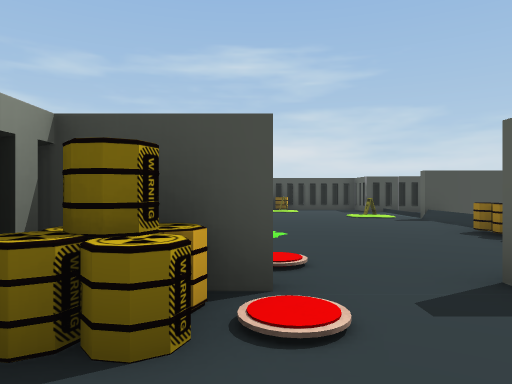
view 1 (above)

13 first-person views from a walk through a Unity game level. The camera is 1.4 m above the floor, looks level and sees 70° across. The floor is counted in squares, 2 m on a side. Each view is taken from the middle of a square. On the plan, view 1 faces up. The plan holds only what a view shows up to about 11 squares ahead; the rest is blank. The player character is not drawn. Door leaves are left out, so doorways stand open.

view 2
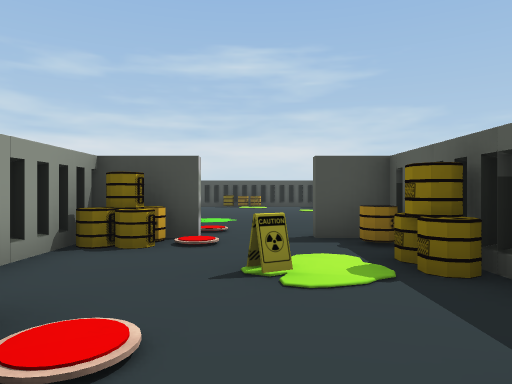

view 3
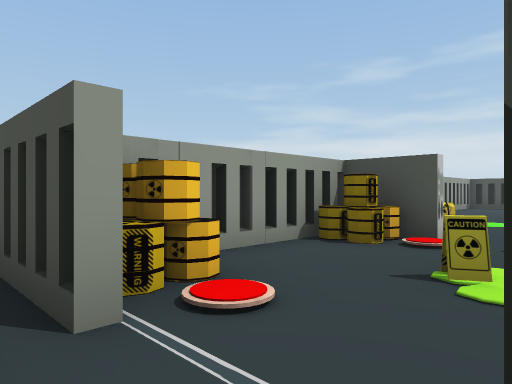

view 4
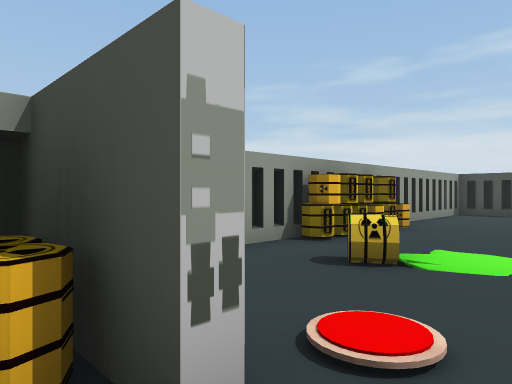

view 5
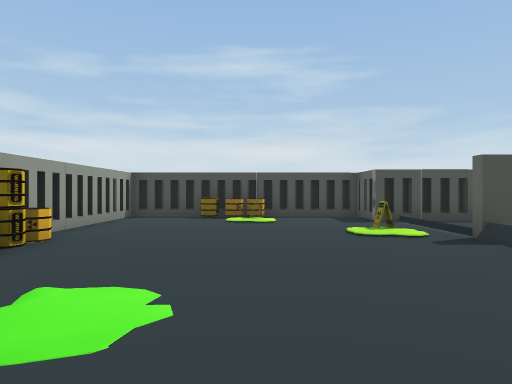

view 6
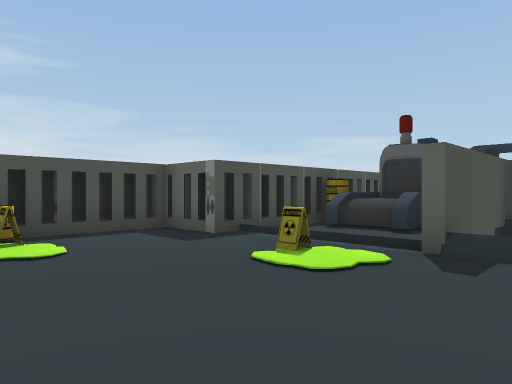

view 7
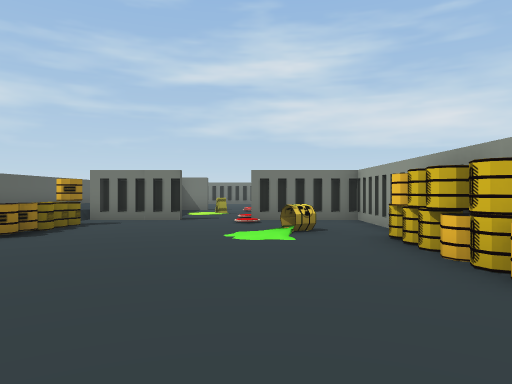

view 8
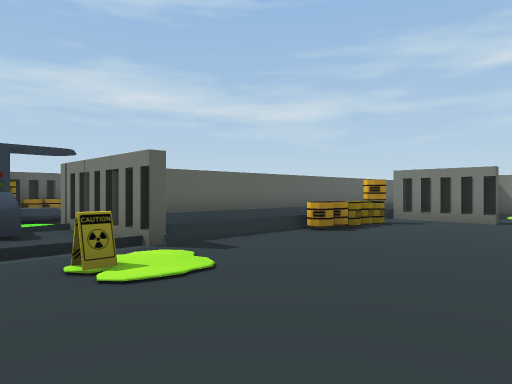

view 9
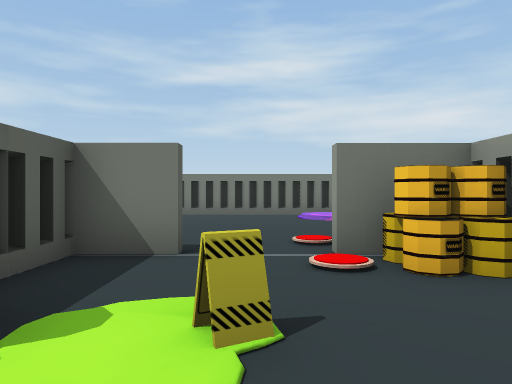

view 10
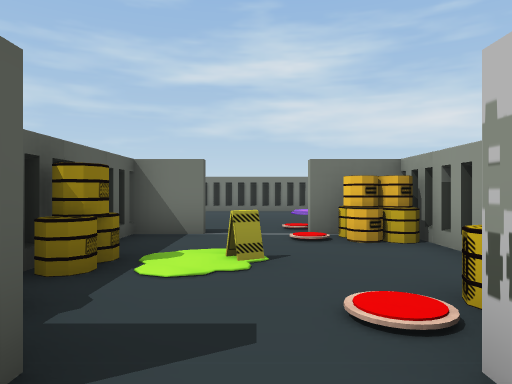

view 11
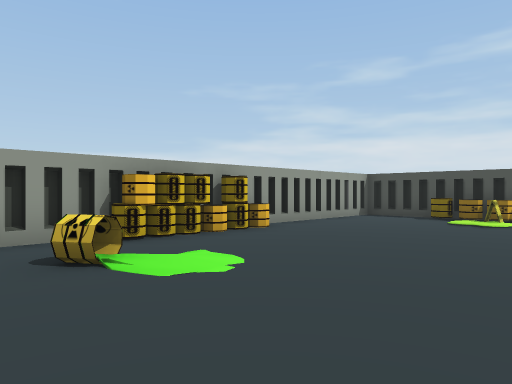

view 12
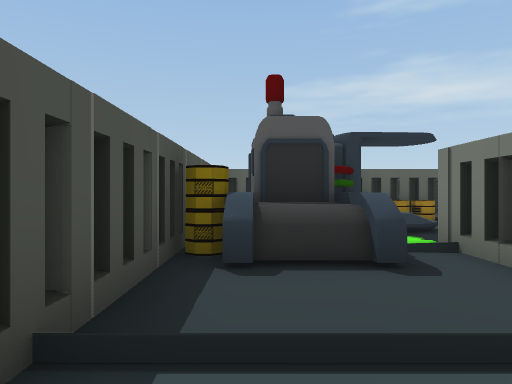

view 13
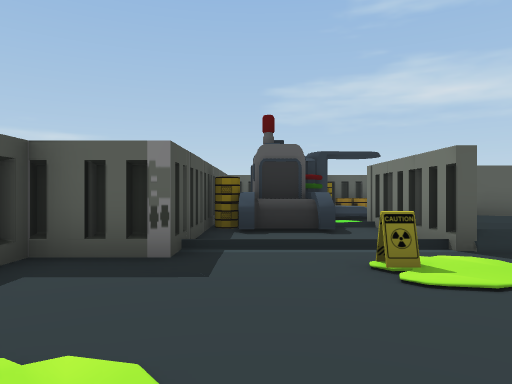

### Floor plan
Ten units are one square. View 1 is at (0, 0); x grows to the right and y downward. Boxes are objects, and circles mark ways between rooms. Rooms are numbered by the first view taken in them; rooms with no view inside come last. Other rooms are left out.
<svg viewBox="-31 -151 117 216">
<path fill="none" stroke="#000" d="M19 21 30 21 30 9M-5 21 1 21M-14 -11 -14 5M1 -26 -16 -26M31 -26 19 -26M1 24 -16 24M45 -96 78 -96M43 -125 43 -131M62 -109 81 -109 81 -120M70 -106 63 -106M75 -94 42 -94M15 -146 8 -146M19 -28 43 -28M80 -129 39 -129 39 -144 -26 -144 -26 -28 1 -28M-4 -54 -9 -50M-11 -54 -6 -57 -10 -55M66 -109 66 -116"/>
<rect x="-15" y="15" width="10" height="10" fill="#bbb"><title>other object</title></rect>
<rect x="-15" y="5" width="10" height="10" fill="#bbb"><title>other object</title></rect>
<rect x="-15" y="-25" width="10" height="10" fill="#bbb"><title>other object</title></rect>
<rect x="-5" y="5" width="10" height="10" fill="#bbb"><title>other object</title></rect>
<rect x="-5" y="-15" width="10" height="10" fill="#bbb"><title>other object</title></rect>
<rect x="-5" y="-25" width="10" height="10" fill="#bbb"><title>other object</title></rect>
<rect x="5" y="-5" width="10" height="10" fill="#bbb"><title>other object</title></rect>
<rect x="25" y="-5" width="10" height="10" fill="#bbb"><title>other object</title></rect>
<rect x="25" y="-15" width="10" height="10" fill="#bbb"><title>other object</title></rect>
<rect x="25" y="-25" width="10" height="10" fill="#bbb"><title>other object</title></rect>
<rect x="-5" y="25" width="10" height="10" fill="#bbb"><title>other object</title></rect>
<rect x="-25" y="-65" width="10" height="10" fill="#bbb"><title>other object</title></rect>
<rect x="-25" y="-75" width="10" height="10" fill="#bbb"><title>other object</title></rect>
<rect x="-25" y="-85" width="10" height="10" fill="#bbb"><title>other object</title></rect>
<rect x="-25" y="-95" width="10" height="10" fill="#bbb"><title>other object</title></rect>
<rect x="-5" y="-45" width="10" height="10" fill="#bbb"><title>other object</title></rect>
<rect x="-5" y="-145" width="10" height="10" fill="#bbb"><title>other object</title></rect>
<rect x="5" y="-135" width="10" height="10" fill="#bbb"><title>other object</title></rect>
<rect x="5" y="-145" width="10" height="10" fill="#bbb"><title>other object</title></rect>
<rect x="25" y="-105" width="10" height="10" fill="#bbb"><title>other object</title></rect>
<rect x="35" y="-45" width="10" height="10" fill="#bbb"><title>other object</title></rect>
<rect x="35" y="-55" width="10" height="10" fill="#bbb"><title>other object</title></rect>
<rect x="35" y="-65" width="10" height="10" fill="#bbb"><title>other object</title></rect>
<rect x="65" y="-135" width="10" height="20" fill="#bbb"><title>other object</title></rect>
<circle cx="10" cy="20" r="3" fill="#2a7"/>
<circle cx="10" cy="-30" r="3" fill="#2a7"/>
<text x="10" y="0">1</text>
<text x="10" y="60">2</text>
<text x="20" y="-90">3</text>
</svg>
Room 1 opens to room 2. Room 1 opens to room 3.

Where each view was taken, in squares from view 1:
view 1: 0 up, 0 right, facing up
view 2: 3 down, 1 right, facing up
view 3: 3 down, 2 right, facing up-left
view 4: 2 up, 1 right, facing up-left
view 5: 4 up, 1 right, facing up
view 6: 8 up, 0 right, facing up-right
view 7: 12 up, 0 right, facing down
view 8: 12 up, 0 right, facing down-right
view 9: 2 up, 1 right, facing down
view 10: 4 up, 1 right, facing down
view 11: 4 up, 3 right, facing up-left
view 12: 12 up, 3 right, facing right
view 13: 12 up, 0 right, facing right
